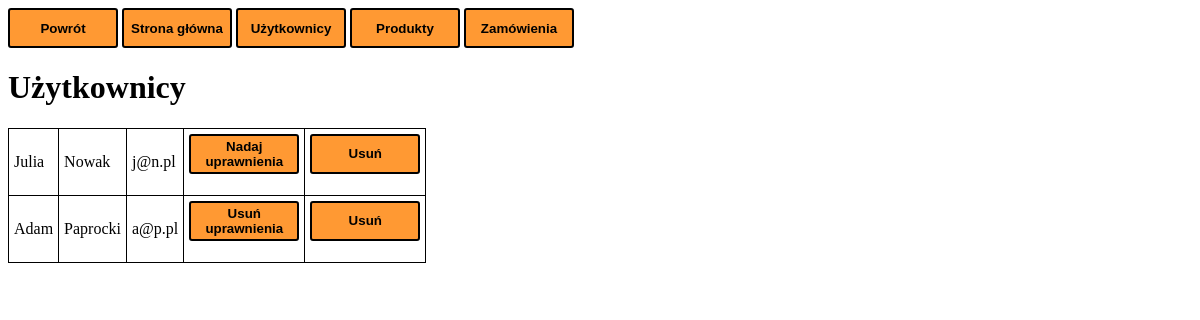
/admin/users.php, run on the app's committed database.
### tables this page shows
create table klienci (
	ID_klienta int not null auto_increment primary key,
	imie varchar(20) not null,
	nazwisko varchar(20) not null,
	haslo text not null,
	email varchar(40) not null,
	pracownik bit
);

### admin/users.php (the view)
<?php
include_once("admin_menu.php");
echo "<link rel=\"stylesheet\" href=\"a_style.css\">";
$sth = $db->prepare('SELECT * FROM klienci');
$sth->execute();
echo "<h1>Użytkownicy<h1>";
echo "<table>";
while($user = $sth->fetch(PDO::FETCH_ASSOC)){
  echo "<tr><td>".$user["imie"]."</td><td>".$user["nazwisko"]."</td><td>"
  .$user["email"]."</td><td>";
  if($user["pracownik"]==1){
    echo "<form action=\"adm_u.php\" method=\"post\" ><button name=\"id\" type=\"submit\"value=\""
  .$user["ID_klienta"]."\">Usuń uprawnienia</buttom></form>";
  }else{
    echo "<form action=\"adm_n.php\" method=\"post\" ><button name=\"id\" type=\"submit\"value=\""
  .$user["ID_klienta"]."\">Nadaj uprawnienia</buttom></form>";
  }
  echo "</td><td>
  <form action=\"user_usun.php\" method=\"post\"><input type=\"hidden\" name=\"id\" value=\""
.$user["ID_klienta"]."\">
  <button type=\"submit\" name=\"edytuj\">Usuń</button>
  </form></td></tr>";
}
echo "</table>";
?>

### st.css (style rules this page uses)
button { background-color:#ff9933; height:40px; border: 2px solid black; border-radius:3px; width:110px; font-weight: bold; cursor:pointer; }

### admin/a_style.css (style rules this page uses)
table { border: 1px solid black; border-collapse: collapse; }
table td { border: 1px solid black; padding: 5px; }

### data on the page
klienci: imie "Julia", nazwisko "Nowak", email "j@n.pl", $user["ID_klienta"] 1 (drawn)
klienci: imie "Adam", nazwisko "Paprocki", email "a@p.pl", $user["ID_klienta"] 2 (drawn)
